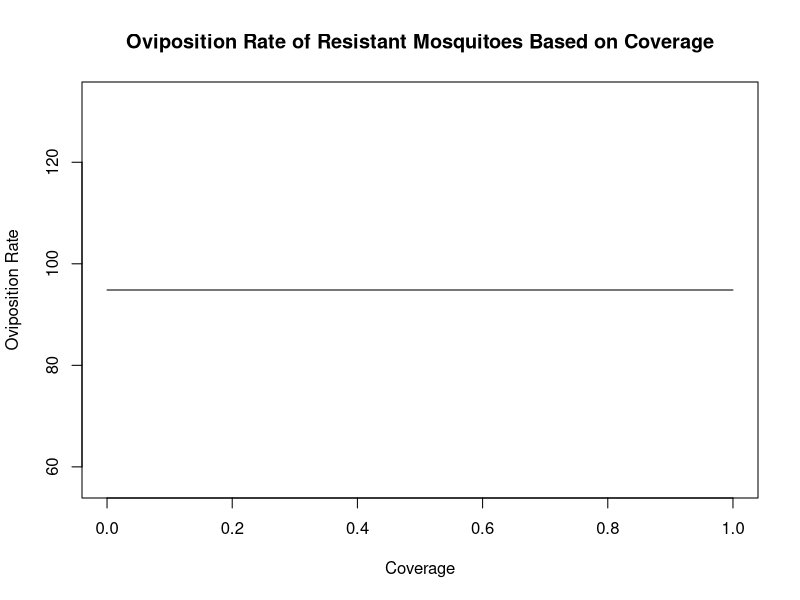

Source code (R): (Note: this script raises an error after producing the figure.)

#coverage
coverage <- seq(0,1,0.1)

#oviposition for resistant mosquitoes
eggs_baseline= 100
mortality_baseline = 0.18
gonotrophic_baseline = 4
oviposition_resistant = eggs_baseline/((exp(mortality_baseline *gonotrophic_baseline))-1)
print(oviposition_resistant)
oviposition_resistant_vec <- rep(oviposition_resistant, length(coverage))

#to check length
length(coverage) == length(oviposition_resistant)

#plot of resistance and coverage
plot(coverage, oviposition_resistant_vec, xlab="Coverage", ylab="Oviposition Rate",type="l")
title(main="Oviposition Rate of Resistant Mosquitoes Based on Coverage")

#dose options
dose_high.p <- 7.70
dose_control.p <- 8.03
dose_low.p<-7.97
dose_high.f <- 7.55
dose_control.f <- 7.00
dose_low.f<- 7.37
    
#parameters
repellency_effect= (1/(exp(dose_control.p+dose_high.p)) + (1/exp(dose_control.f + dose_high.f)))
#repellency_effect=(1/(exp(dose_control.p+dose_low.p)) + (1/exp(dose_control.f + dose_low.f)))
mortality_treated= exp(-0.58+2.15)
bf_baseline= .76
rate_treated= .19
rate_untreated= .5
time_transit= .3
biting_rate= 0.75

#calculating mortality rate based on coverage
mortality_sus= function(coverage,repellency_effect, time_transit, rate_treated,rate_untreated,transit_scalar, 
                        mortality_untreated, mortality_treated){
  
  return(mortality_sus)
}


Pies=function(coverage, repellency_effect, time_transit, rate_treated, rate_untreated){
  pi_transit = -(time_transit*rate_treated*rate_untreated) / (rate_treated*(coverage-repellency_effect*rate_untreated-1))
  + (coverage*(repellency_effect -1)*rate_untreated)
  pi_untreated = ((1-coverage)*pi_transit) / (time_transit * rate_untreated)
  pi_treated = ((1-repellency_effect)*coverage*pi_transit) / (time_transit * rate_treated)
  pi_df <- data.frame(pi_transit, pi_untreated, pi_treated)
  return(pi_df)
}


                 
Pi= Pies(coverage,repellency_effect,time_transit,rate_treated,rate_untreated)
  g= Pi$pi_transit*(mortality_treated)


#gonotrophic cycle for a susceptible mosquito calculation
gonotrophic_sus = function(coverage,repellency_effect, biting_rate, bf_baseline, rate_treated, rate_untreated){
  
  prob_fail_treated= (rate_treated)/((biting_rate * bf_baseline) + rate_treated)
  prob_fail_untreated= (rate_untreated)/(biting_rate + rate_untreated)
  D = coverage * repellency_effect + coverage * (1-repellency_effect) * prob_fail_untreated + (1-coverage) * prob_fail_untreated
  geom_mean = D / (1-D)
  delta = (time_transit * coverage * repellency_effect + (1/rate_treated + time_transit) * (coverage * (1-repellency_effect) * prob_fail_treated) + 
             (1/prob_fail_untreated + time_transit) * ((1-coverage) * prob_fail_untreated)) / D
  gonotrophic_sus = 1/ (geom_mean*delta + 1/biting_rate)
  return(gonotrophic_sus)
}


#oviposition for susceptible mosquitoes
eggs_sus= 100
mortality_sus= function(coverage,repellency_effect, time_transit, rate_treated,rate_untreated,transit_scalar, 
                        mortality_untreated, mortality_treated){
  
  return(mortality_sus)
}

oviposition_sus = eggs_sus/((exp(mortality_sus * gonotrophic_sus))-1)
print(oviposition_sus)
oviposition_sus_vec <- rep(oviposition_sus, length(coverage))

#plot of susceptible and coverage
plot(coverage, oviposition_sus_vec, xlab="Coverage", ylab="Oviposition Rate",type="l")
title(main="Oviposition Rate of Susceptible Mosquitoes Based on Coverage")


